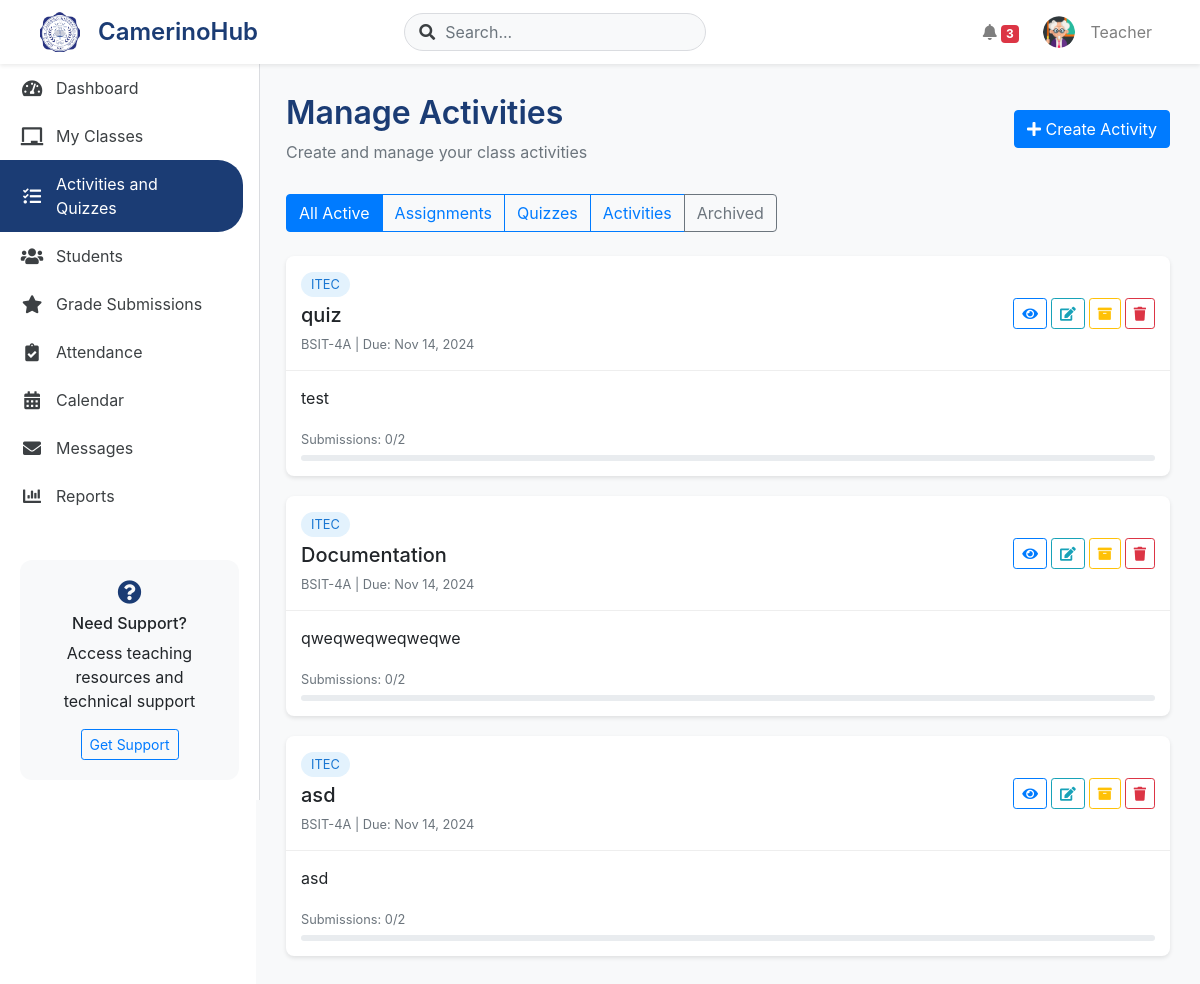
Before: /Teacher/manage_activities.php (signed in) with the older database file.
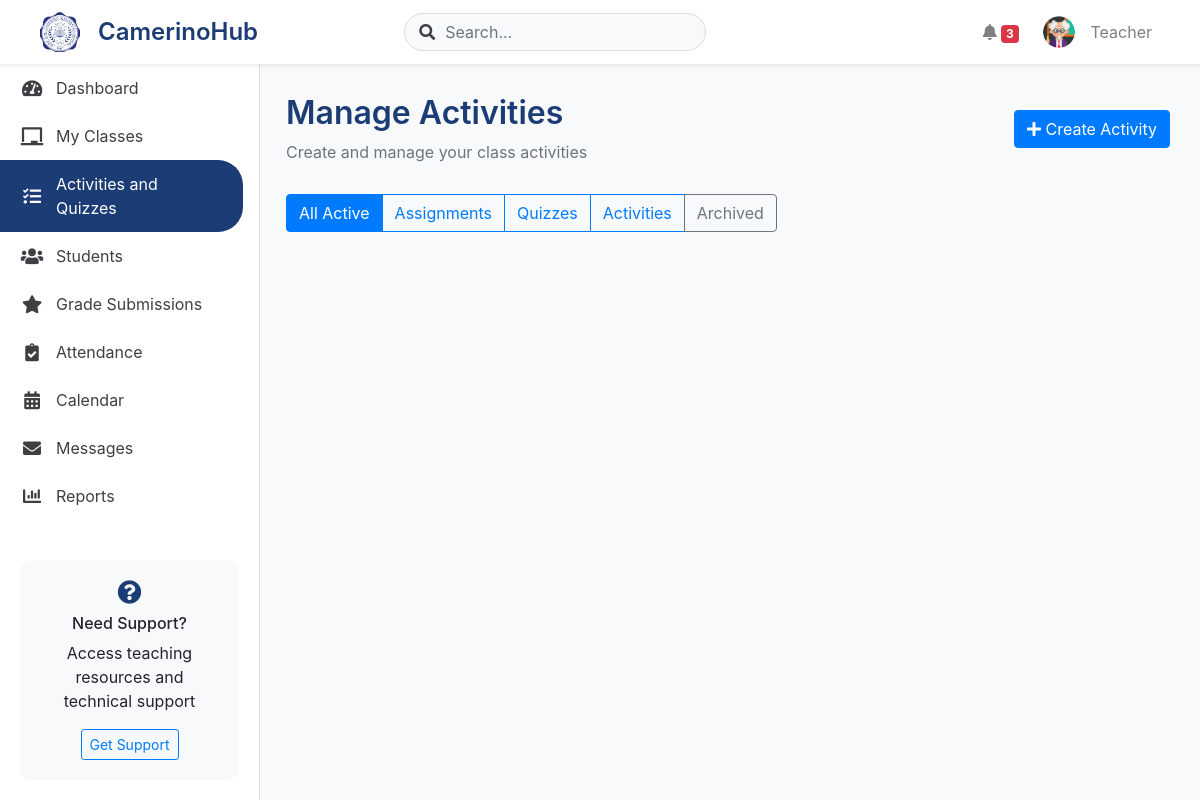
After: the same page with the newer database file.
### tables this page shows
CREATE TABLE `activities` (
  `activity_id` int(11) NOT NULL,
  `teacher_id` int(11) NOT NULL,
  `section_subject_id` int(11) NOT NULL,
  `title` varchar(255) NOT NULL,
  `description` text DEFAULT NULL,
  `file_path` varchar(255) DEFAULT NULL,
  `type` enum('activity','quiz','assignment') NOT NULL DEFAULT 'activity',
  `points` int(11) NOT NULL DEFAULT 100,
  `quiz_link` varchar(255) DEFAULT NULL,
  `quiz_duration` int(11) DEFAULT NULL COMMENT 'Duration in minutes',
  `quiz_attempts` int(11) DEFAULT 1,
  `due_date` datetime NOT NULL,
  `created_at` timestamp NOT NULL DEFAULT current_timestamp(),
  `updated_at` timestamp NOT NULL DEFAULT current_timestamp() ON UPDATE current_timestamp(),
  `status` enum('active','inactive') DEFAULT 'active'
);

### db/dbConnector.php (called while the page is built, shortened)
<?php
class DbConnector {
public $link;
public $messageLink;
function __construct($useMessageDb = false) {
        $host = 'localhost';
        $mainDb = 'camerinohub';
        $user = 'root';
        $pass = '';
        $this->link = mysqli_connect($host, $user, $pass, $mainDb);
        mysqli_set_charset($this->link, "utf8mb4");
    }
    function prepare($query, $useMessageDb = false) {
        $conn = $useMessageDb ? $this->messageLink : $this->link;
        $stmt = mysqli_prepare($conn, $query);
        return $stmt;
    }
}
?>

### Teacher/manage_activities.php (the view, shortened to what this page needs)
<?php
require_once('../db/dbConnector.php');
$db = new DbConnector();
$teacher_id = $_SESSION['teacher_id'];
$activities_query = "
    SELECT
        a.activity_id,
        a.title,
        a.description,
        a.type,
        a.due_date,
        a.points,
        a.status,
        a.created_at,
        sec.section_name,
        sub.subject_name,
        sub.subject_code,
        (SELECT COUNT(*) FROM student_activity_submissions
         WHERE activity_id = a.activity_id) as submission_count,
        (SELECT COUNT(*) FROM student_sections
         WHERE section_id = sec.section_id
         AND status = 'active') as total_students,
        (SELECT COUNT(*) FROM student_activity_submissions
         WHERE activity_id = a.activity_id
         AND points IS NOT NULL) as graded_count
    FROM activities a
    JOIN section_subjects ss ON a.section_subject_id = ss.id
    JOIN sections sec ON ss.section_id = sec.section_id
    JOIN subjects sub ON ss.subject_id = sub.id
    WHERE ss.teacher_id = ?
        AND ss.status = 'active'
        AND ss.academic_year_id = (
            SELECT id FROM academic_years
            WHERE status = 'active'
            LIMIT 1
        )
    ORDER BY a.created_at DESC";
$stmt = $db->prepare($activities_query);
$stmt->bind_param("i", $teacher_id);
$stmt->execute();
$activities = $stmt->get_result()->fetch_all(MYSQLI_ASSOC);
?>
<!DOCTYPE html>
<html lang="en">
<head>
    <link href="https://stackpath.bootstrapcdn.com/bootstrap/4.5.2/css/bootstrap.min.css" rel="stylesheet">
    <link href="https://cdnjs.cloudflare.com/ajax/libs/font-awesome/5.15.1/css/all.min.css" rel="stylesheet">
    <link rel="stylesheet" href="css/dashboard-shared.css">
    <link href="https://cdn.jsdelivr.net/npm/sweetalert2@11/dist/sweetalert2.min.css" rel="stylesheet">
</head>
<body>
    <?php include 'includes/navigation.php'; ?>
    <div class="dashboard-container">
        <?php include 'includes/sidebar.php'; ?>
        <div class="main-content">
            <div class="content-header d-flex justify-content-between align-items-center">
                <div>
                    <h1>Manage Activities</h1>
                    <p class="text-muted">Create and manage your class activities</p>
                </div>
                <button class="btn btn-primary" data-toggle="modal" data-target="#createActivityModal">
                    <i class="fas fa-plus"></i> Create Activity
                </button>
            </div>
            <div class="mb-4">
                <div class="btn-group">
                    <button class="btn btn-outline-primary active" data-filter="all">All Active</button>
                    <button class="btn btn-outline-primary" data-filter="assignment">Assignments</button>
                    <button class="btn btn-outline-primary" data-filter="quiz">Quizzes</button>
                    <button class="btn btn-outline-primary" data-filter="activity">Activities</button>
                    <button class="btn btn-outline-secondary" data-filter="archived">Archived</button>
                </div>
            </div>
            <div class="activities-container">
                <?php foreach ($activities as $activity): ?>
                    <div class="card activity-card"
                         data-type="<?php echo $activity['type']; ?>"
                         data-status="<?php echo $activity['status']; ?>">
                        <div class="activity-header d-flex justify-content-between align-items-center">
                            <div>
                                <span class="subject-badge"><?php echo htmlspecialchars($activity['subject_code']); ?></span>
                                <h5 class="mt-2 mb-1"><?php echo htmlspecialchars($activity['title']); ?></h5>
                                <small class="text-muted">
                                    <?php echo htmlspecialchars($activity['section_name']); ?> |
                                    Due: <?php echo date('M j, Y', strtotime($activity['due_date'])); ?>
                                </small>
                            </div>
                            <div class="action-buttons">
                                <a href="view_submissions.php?id=<?php echo $activity['activity_id']; ?>"
                                   class="btn btn-sm btn-outline-primary mr-1"
                                   title="View Submissions">
                                    <i class="fas fa-eye"></i>
                                </a>
                                <button type="button"
                                        class="btn btn-sm btn-outline-info mr-1 edit-activity"
                                        data-id="<?php echo htmlspecialchars($activity['activity_id']); ?>"
                                        title="Edit">
                                    <i class="fas fa-edit"></i>
                                </button>
                                <button type="button"
                                        class="btn btn-sm btn-outline-warning mr-1"
                                        onclick="toggleActivityStatus(<?php echo $activity['activity_id']; ?>)"
                                        title="<?php echo $activity['status'] === 'active' ? 'Archive' : 'Restore'; ?>">
                                    <i class="fas fa-archive"></i>
                                </button>
                                <button type="button"
                                        class="btn btn-sm btn-outline-danger"
                                        onclick="deleteActivity(<?php echo htmlspecialchars($activity['activity_id']); ?>)"
                                        title="Delete">
                                    <i class="fas fa-trash"></i>
                                </button>
                            </div>
                        </div>
                        <div class="activity-body">
                            <p><?php echo htmlspecialchars($activity['description']); ?></p>
                            <div class="submission-stats">
                                <small class="text-muted">
                                    Submissions: <?php echo $activity['submission_count']; ?>/<?php echo $activity['total_students']; ?>
                                </small>
                                <div class="progress">
                                </div>
                            </div>
                        </div>
                    </div>
                <?php endforeach; ?>
            </div>
        </div>
    </div>
</body>
</html>

### Teacher/includes/navigation.php (shortened to what this page needs)
<nav class="navbar navbar-expand-lg navbar-light bg-white fixed-top">
    <div class="container-fluid px-4">
        <a class="navbar-brand d-flex align-items-center" href="home.php">
            <img src="../images/logo.png" alt="Gov D.M. Camerino" class="navbar-logo" height="40">
            <span class="logo-text ml-2">CamerinoHub</span>
        </a>
        <div class="collapse navbar-collapse" id="navbarNav">
            <form class="form-inline mx-auto d-none d-md-flex position-relative">
                <input class="form-control search-input" type="search" placeholder="Search...">
                <i class="fas fa-search search-icon"></i>
            </form>
            <ul class="navbar-nav ml-auto align-items-center">
                <li class="nav-item dropdown mx-2">
                    <a class="nav-link" href="#" role="button" data-toggle="dropdown">
                        <i class="fas fa-bell"></i>
                        <span class="badge badge-danger">3</span>
                    </a>
                </li>
                <li class="nav-item dropdown">
                    <a class="nav-link dropdown-toggle d-flex align-items-center" href="#" id="navbarDropdown"
                       data-toggle="dropdown">
                        <img src="<?php echo $userData['profile_picture'] ?? '../images/teacher.png'; ?>"
                             alt="Profile" class="profile-img">
                        <span class="d-none d-md-inline ml-2">
                            <?php echo htmlspecialchars($userData['firstname'] ?? 'Teacher'); ?>
                        </span>
                    </a>
                </li>
            </ul>
        </div>
    </div>
</nav>

### Teacher/includes/sidebar.php (shortened to what this page needs)
<?php
$current_page = basename($_SERVER['PHP_SELF']);
?>
<div class="sidebar">
    <div class="sidebar-content">
        <ul class="nav flex-column">
            <li class="nav-item">
                <a class="nav-link <?php echo $current_page == 'teacher_dashboard.php' ? 'active' : ''; ?>"
                   href="teacher_dashboard.php">
                    <i class="fas fa-tachometer-alt"></i>
                    <span>Dashboard</span>
                </a>
            </li>
            <li class="nav-item">
                <a class="nav-link <?php echo $current_page == 'manage_classes.php' ? 'active' : ''; ?>"
                   href="manage_classes.php">
                    <i class="fas fa-chalkboard"></i>
                    <span>My Classes</span>
                </a>
            </li>
            <li class="nav-item">
                <a class="nav-link <?php echo $current_page == 'manage_activities.php' ? 'active' : ''; ?>"
                   href="manage_activities.php">
                    <i class="fas fa-tasks"></i>
                    <span>Activities and Quizzes</span>
                </a>
            </li>
            <li class="nav-item">
                <a class="nav-link <?php echo $current_page == 'manage_students.php' ? 'active' : ''; ?>"
                   href="manage_students.php">
                    <i class="fas fa-users"></i>
                    <span>Students</span>
                </a>
            </li>
            <li class="nav-item">
                <a class="nav-link <?php echo $current_page == 'grade_submission.php' ? 'active' : ''; ?>"
                   href="grade_submissions.php">
                    <i class="fas fa-star"></i>
                    <span>Grade Submissions</span>
                </a>
            </li>
            <li class="nav-item">
                <a class="nav-link <?php echo $current_page == 'attendance.php' ? 'active' : ''; ?>"
                   href="attendance.php">
                    <i class="fas fa-clipboard-check"></i>
                    <span>Attendance</span>
                </a>
            </li>
            <li class="nav-item">
                <a class="nav-link <?php echo $current_page == 'teacher_calendar.php' ? 'active' : ''; ?>"
                   href="teacher_calendar.php">
                    <i class="fas fa-calendar-alt"></i>
                    <span>Calendar</span>
                </a>
            </li>
            <li class="nav-item">
                <a class="nav-link <?php echo $current_page == 'teacher_messages.php' ? 'active' : ''; ?>"
                   href="teacher_messages.php">
                    <i class="fas fa-envelope"></i>
                    <span>Messages</span>
                </a>
            </li>
            <li class="nav-item">
                <a class="nav-link <?php echo $current_page == 'reports.php' ? 'active' : ''; ?>"
                   href="reports.php">
                    <i class="fas fa-chart-bar"></i>
                    <span>Reports</span>
                </a>
            </li>
        </ul>
        <div class="sidebar-footer">
            <div class="help-card">
                <i class="fas fa-question-circle"></i>
                <h6>Need Support?</h6>
                <p>Access teaching resources and technical support</p>
                <a href="teacher_support.php" class="btn btn-sm btn-outline-primary">Get Support</a>
            </div>
        </div>
    </div>
</div>

### Teacher/css/dashboard-shared.css (style rules this page uses)
:root { --primary-color: #1B3C74; --secondary-color: #2AA7FF; --accent-color: #4285f4; --text-primary: #3c4043; --border-color: #dadce0; --hover-bg: #f8f9fa; --sidebar-width: 250px; }
.dashboard-container { display: flex; min-height: 100vh; padding-top: 64px; }
.sidebar { width: 256px; background: white; border-right: 1px solid var(--border-color); position: fixed; height: calc(100vh - 64px); overflow-y: auto; }
.sidebar .nav-link { padding: 12px 25px; color: var(--text-primary); display: flex; align-items: center; gap: 12px; transition: all 0.3s ease; }
.sidebar .nav-link:hover, .sidebar .nav-link.active { background: var(--hover-bg); color: var(--primary-color); }
.sidebar .nav-link i { width: 20px; text-align: center; }
.main-content { flex: 1; margin-left: 256px; padding: 30px; background: #f8f9fa; }
.navbar { box-shadow: 0 2px 5px rgba(0,0,0,0.05); }
.navbar-brand { display: flex; align-items: center; gap: 10px; }
.navbar-logo { height: 40px; }
.logo-text { font-weight: 600; color: var(--primary-color); }
.profile-img { width: 32px; height: 32px; border-radius: 50%; margin-right: 8px; }
.content-header { margin-bottom: 30px; }
.content-header h1 { color: var(--primary-color); font-size: 2rem; font-weight: 600; margin-bottom: 8px; }
.content-header p { color: var(--text-primary); margin: 0; }
.navbar { height: 64px; background: white !important; box-shadow: 0 2px 4px rgba(0,0,0,0.08); }
.navbar-brand { font-size: 1.5rem; font-weight: 600; }
.search-input { width: 300px; padding-left: 40px; border-radius: 20px; border: 1px solid var(--border-color); background: var(--hover-bg); }
.search-icon { position: absolute; left: 15px; top: 50%; transform: translateY(-50%); color: var(--text-primary); }
.sidebar { width: 260px; background: white; border-right: 1px solid var(--border-color); display: flex; flex-direction: column; transition: width 0.3s ease; }
.sidebar-content { height: 100%; display: flex; flex-direction: column; justify-content: space-between; }
.sidebar .nav-link { padding: 12px 20px; color: var(--text-primary); display: flex; align-items: center; gap: 12px; border-radius: 0 25px 25px 0; margin-right: 16px; transition: all 0.3s ease; }
.sidebar .nav-link i { font-size: 18px; width: 24px; text-align: center; }
.sidebar .nav-link.active { background: var(--primary-color); color: white; }
.sidebar-footer { padding: 20px; }
.help-card { background: var(--hover-bg); padding: 20px; border-radius: 12px; text-align: center; }
.help-card i { font-size: 24px; color: var(--primary-color); margin-bottom: 10px; }
.card { border: none; border-radius: 12px; box-shadow: 0 2px 6px rgba(0,0,0,0.05); transition: transform 0.3s ease, box-shadow 0.3s ease; }

### Teacher/manage_activities.php (style rules this page uses)
.dropdown-toggle::after { display: none; }
.activity-card { margin-bottom: 20px; border-radius: 8px; box-shadow: 0 2px 4px rgba(0,0,0,0.1); }
.activity-header { padding: 15px; border-bottom: 1px solid #eee; }
.activity-body { padding: 15px; }
.subject-badge { font-size: 0.8rem; padding: 5px 10px; border-radius: 15px; background: #e3f2fd; color: #1976d2; }
.progress { height: 6px; margin-top: 5px; }
.action-buttons { display: flex; align-items: center; }
.action-buttons .btn { padding: 0.25rem 0.5rem; font-size: 0.875rem; line-height: 1.5; border-radius: 0.2rem; }
.action-buttons .btn i { font-size: 0.875rem; }
[title] { position: relative; cursor: pointer; }

Changed rows visible on the page:
removed activities: subject_code "ITEC", title "quiz", section_name "BSIT-4A", due_date "Nov 14, 2024", description "test", submission_count "0", total_students "2"
removed activities: subject_code "ITEC", title "Documentation", section_name "BSIT-4A", due_date "Nov 14, 2024", description "qweqweqweqweqwe", submission_count "0", total_students "2"
removed activities: subject_code "ITEC", title "asd", section_name "BSIT-4A", due_date "Nov 14, 2024", description "asd", submission_count "0", total_students "2"
